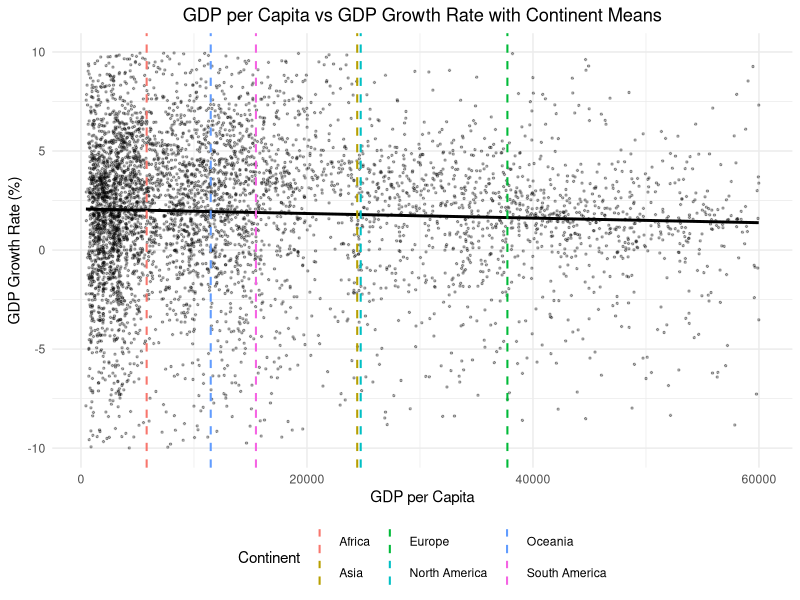
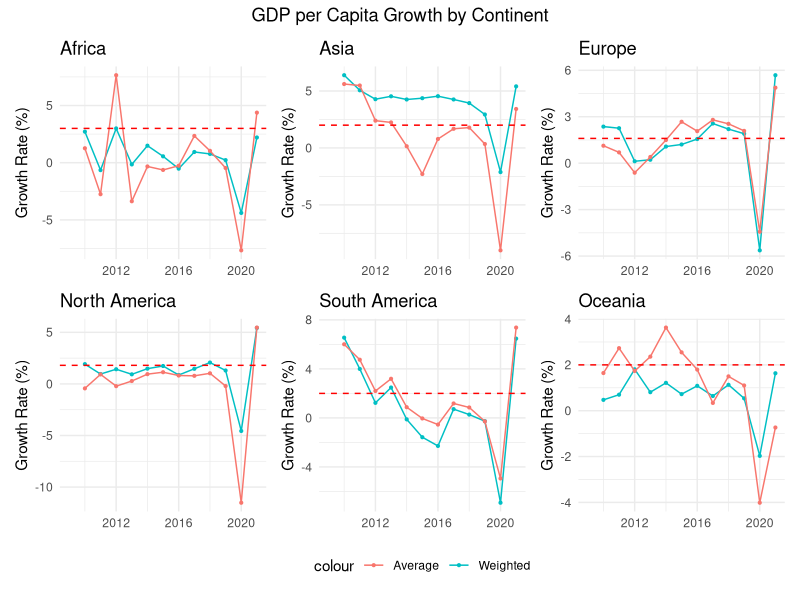
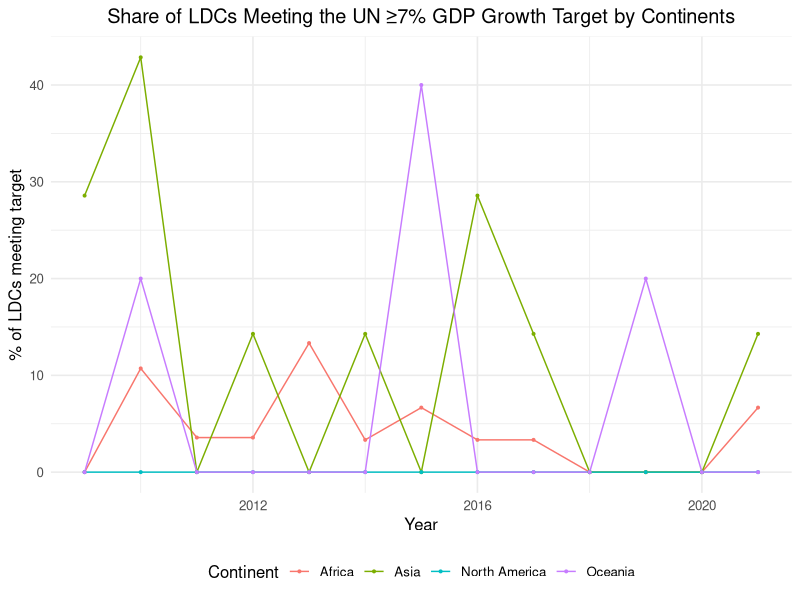
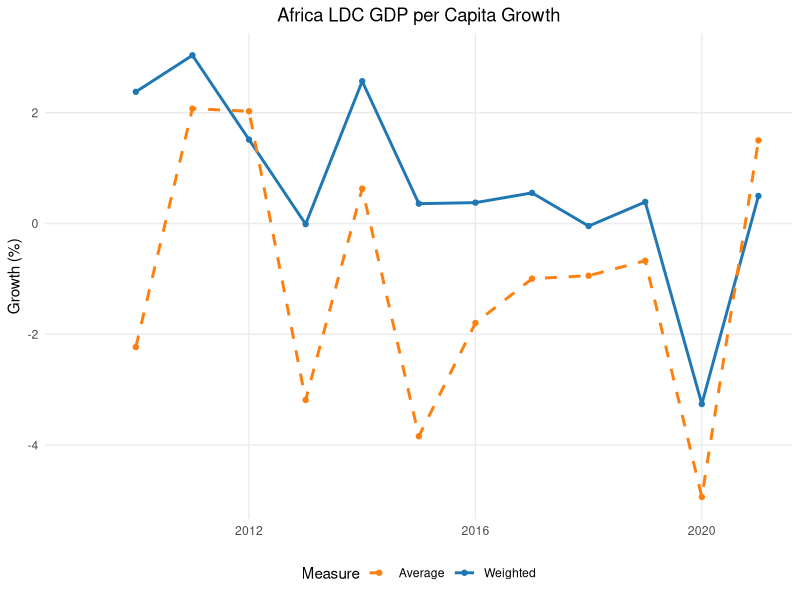
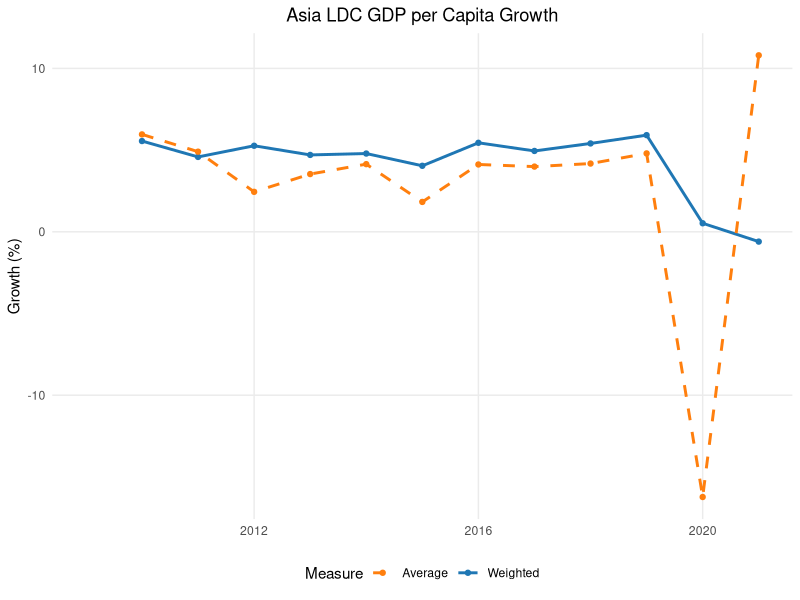
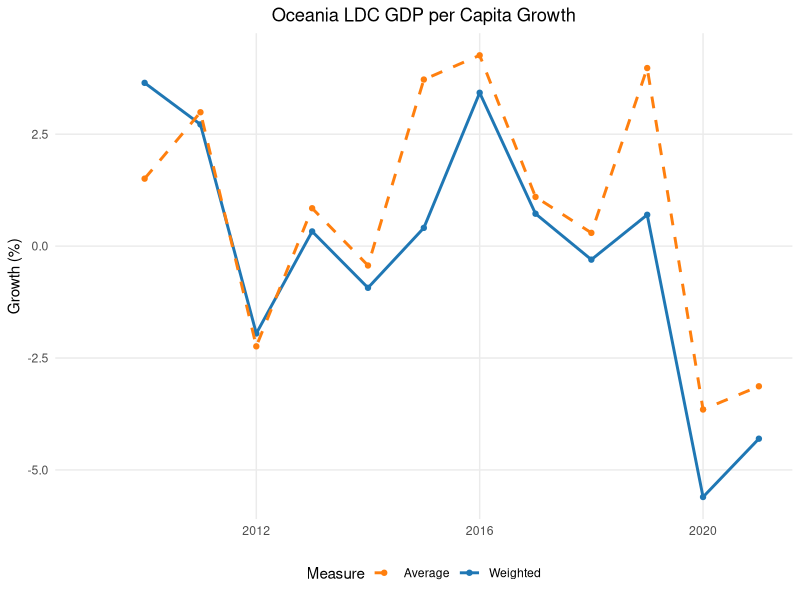
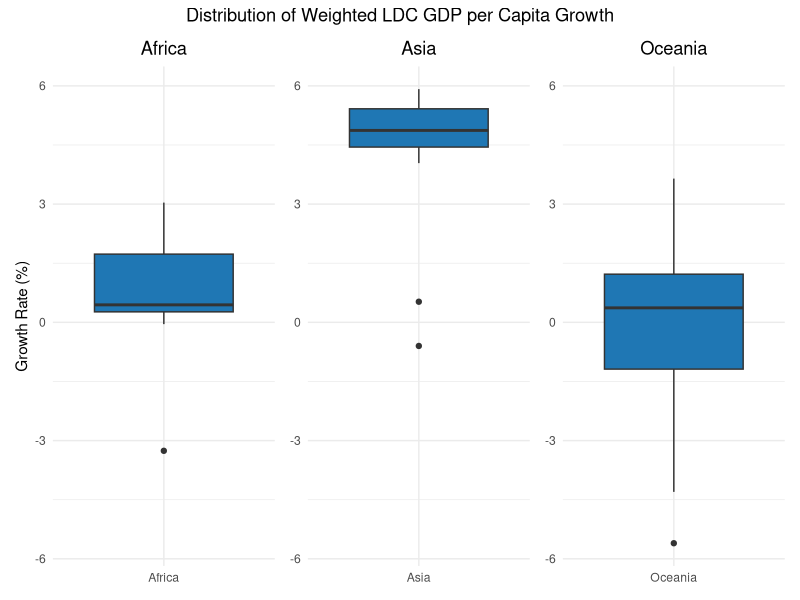
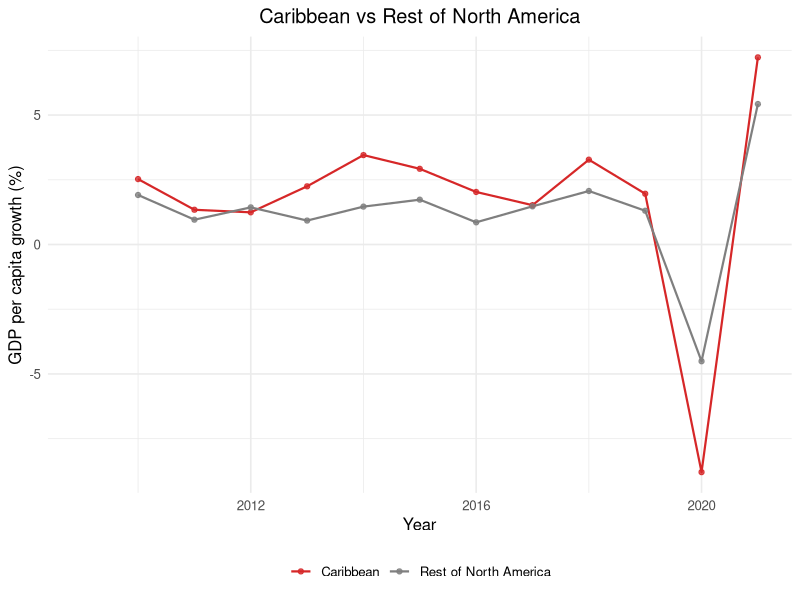

R code for these plots, in order:
## ---- chunk 1
knitr::opts_chunk$set(echo = TRUE, warning = FALSE, message = FALSE, results = 'hide', fig.show = 'hide')
## ---- chunk 2
library(tidyverse)
library(dplyr)
library(ggplot2)
library(purrr)
library(patchwork)
## ---- chunk 3
Continent_Classification <- read.csv("data sets/continents-according-to-our-world-in-data.csv")
GDP_per_capita <- read.csv("data sets/gdp-per-capita-worldbank.csv")
LDC <- read.csv("data sets/LDC.csv")
World_Population <- read.csv("data sets/world population.csv")
NEET <- read.csv("data sets/youth-not-in-education-employment-training.csv")
## ---- chunk 4
colnames(GDP_per_capita) <- c("Country", "Code", "Year", "GDP_Per_Capita")
colnames(Continent_Classification) <- c("Country", "Code", "Year", "Continent")
colnames(World_Population) <- c("Country", "Code", "Year", "Population")
## ---- chunk 5
GDP_per_capita <- GDP_per_capita %>%
  mutate(
    Country = as.character(Country),
    Code = as.character(Code),
    Year = as.integer(Year),
    GDP_Per_Capita = map_dbl(GDP_Per_Capita, as.numeric)
  )

Continent_Classification <- Continent_Classification %>%
  mutate(
    Country = as.character(Country),
    Code = as.character(Code),
    Year = as.integer(Year),
    Continent = as.character(Continent)
  )

World_Population <- World_Population %>%
  mutate(
    Country = as.character(Country),
    Code = as.character(Code),
    Year = as.integer(Year),
    Population = as.numeric(Population)
  )
## ---- chunk 6
GDP_Continent_Population_Combined <- GDP_per_capita %>%
  left_join(Continent_Classification %>% select(Code, Continent), by = "Code") %>%
  left_join(World_Population %>% select(Code, Year, Population), by = c("Code", "Year"))

GDP_Continent_Population_Combined <- GDP_Continent_Population_Combined %>%
  drop_na()
## ---- chunk 7
GDP_Continent_Population_Combined <- GDP_Continent_Population_Combined %>%
  mutate(LDC_Status = Country %in% LDC$Country & Year %in% LDC$Year)
## ---- chunk 8
GDP_Continent_Population_Combined <- GDP_Continent_Population_Combined %>%
  arrange(Country, Year) %>%  
  group_by(Country) %>%
  mutate(GDP_growth_rate = (GDP_Per_Capita - lag(GDP_Per_Capita)) / lag(GDP_Per_Capita) * 100) %>%
  ungroup()
## ---- chunk 9
# Europe
europemean <- GDP_Continent_Population_Combined %>%
  filter(Continent == "Europe") %>%
  filter(Year >= 2009 & Year <= 2021) %>%
  summarise(mean_gdp_pc = mean(GDP_Per_Capita, na.rm = TRUE))

# Asia
asiamean <- GDP_Continent_Population_Combined %>%
  filter(Continent == "Asia") %>%
  filter(Year >= 2009 & Year <= 2021) %>%
  summarise(mean_gdp_pc = mean(GDP_Per_Capita, na.rm = TRUE))

# Africa
africamean <- GDP_Continent_Population_Combined %>%
  filter(Continent == "Africa") %>%
  filter(Year >= 2009 & Year <= 2021) %>%
  summarise(mean_gdp_pc = mean(GDP_Per_Capita, na.rm = TRUE))

# North America
northamericamean <- GDP_Continent_Population_Combined %>%
  filter(Continent == "North America") %>%
  filter(Year >= 2009 & Year <= 2021) %>%
  summarise(mean_gdp_pc = mean(GDP_Per_Capita, na.rm = TRUE))

# South America
southamericamean <- GDP_Continent_Population_Combined %>%
  filter(Continent == "South America") %>%
  filter(Year >= 2009 & Year <= 2021) %>%
  summarise(mean_gdp_pc = mean(GDP_Per_Capita, na.rm = TRUE))

# Oceania
oceaniamean <- GDP_Continent_Population_Combined %>%
  filter(Continent == "Oceania") %>%
  filter(Year >= 2009 & Year <= 2021) %>%
  summarise(mean_gdp_pc = mean(GDP_Per_Capita, na.rm = TRUE))

# Combine means into one data frame
means_df <- data.frame(
  Continent = c("Europe", "Asia", "Africa", "North America", "South America", "Oceania"),
  mean_gdp_pc = c(
    europemean$mean_gdp_pc,
    asiamean$mean_gdp_pc,
    africamean$mean_gdp_pc,
    northamericamean$mean_gdp_pc,
    southamericamean$mean_gdp_pc,
    oceaniamean$mean_gdp_pc
  )
)
## ---- chunk 10
TargetGrowth <- GDP_Continent_Population_Combined %>%
  filter(GDP_growth_rate > -10, GDP_growth_rate < 10, GDP_Per_Capita < 60000) %>%
  ggplot(aes(x = GDP_Per_Capita, y = GDP_growth_rate)) +
  geom_point(alpha = 0.3, size = 0.5) +
  geom_smooth(method = "lm", se = FALSE, color = "black") +
  geom_vline(data = means_df,
             aes(xintercept = mean_gdp_pc, color = Continent),
             linetype = "dashed", size = 0.7) +
  labs(title = "GDP per Capita vs GDP Growth Rate with Continent Means",
       x = "GDP per Capita", y = "GDP Growth Rate (%)",
       color = "Continent") +
  theme_minimal() +
  theme(plot.title = element_text(hjust = 0.5),
        legend.position = "bottom")

TargetGrowth
## ---- chunk 11
# Fit linear model on filtered data
plot_df <- GDP_Continent_Population_Combined %>%
  filter(GDP_growth_rate > -10,
         GDP_growth_rate < 10,
         GDP_Per_Capita < 60000)

m <- lm(GDP_growth_rate ~ GDP_Per_Capita, data = plot_df)

# Predict growth at each mean GDP per capita
means_df$predicted_growth_at_mean <- predict(m, newdata = data.frame(GDP_Per_Capita = means_df$mean_gdp_pc))

# Output results
result <- means_df %>%
  mutate(
    mean_gdp_pc = round(mean_gdp_pc, 2),
    predicted_growth_at_mean = round(predicted_growth_at_mean, 3)
  )

print(result)
## ---- chunk 12
GDP_Continent_Population_Combined <- GDP_Continent_Population_Combined %>%
  filter(Year >= 2009 & Year <= 2021)
## ---- chunk 13
continent_growth <- GDP_Continent_Population_Combined %>%
  group_by(Continent, Year) %>%
  summarise(
    weighted_gdp_pc = sum(GDP_Per_Capita * Population, na.rm = TRUE) / sum(Population, na.rm = TRUE),
    average_gdp_pc  = mean(GDP_Per_Capita, na.rm = TRUE),
    .groups = "drop"
  ) %>%
  arrange(Continent, Year) %>%
  group_by(Continent) %>%
  mutate(weighted_growth = (weighted_gdp_pc / lag(weighted_gdp_pc) - 1) * 100) %>%
  mutate(average_growth = (average_gdp_pc / lag(average_gdp_pc) - 1) * 100) %>%
  ungroup()
## ---- chunk 14
na_counts <- GDP_Continent_Population_Combined %>%
  group_by(Continent, Year) %>%
  summarise(
    na_GDP_growth_rate = sum(is.na(GDP_growth_rate)),
    .groups = "drop"
  ) %>%
  arrange(Continent, Year)
## ---- chunk 15
# Africa (threshold: 3%)
Africa_growth <- ggplot(subset(continent_growth, Continent == "Africa"), aes(x = Year)) +
  geom_line(aes(y = weighted_growth, color = "Weighted")) +
  geom_point(aes(y = weighted_growth, color = "Weighted"), size = 0.75) +
  geom_line(aes(y = average_growth, color = "Average")) +
  geom_point(aes(y = average_growth, color = "Average"), size = 0.75) +
  geom_hline(yintercept = 3, linetype = "dashed", color = "red", linewidth = 0.5) +
  labs(title = "Africa", y = "Growth Rate (%)", x = NULL) +
  theme_minimal()

# Asia (threshold: 2%)
Asia_growth <- ggplot(subset(continent_growth, Continent == "Asia"), aes(x = Year)) +
  geom_line(aes(y = weighted_growth, color = "Weighted")) +
  geom_point(aes(y = weighted_growth, color = "Weighted"), size = 0.75) +
  geom_line(aes(y = average_growth, color = "Average")) +
  geom_point(aes(y = average_growth, color = "Average"), size = 0.75) +
  geom_hline(yintercept = 2, linetype = "dashed", color = "red", linewidth = 0.5) +
  labs(title = "Asia", y = "Growth Rate (%)", x = NULL) +
  theme_minimal()

# Europe (threshold: 1.6%)
Europe_growth <- ggplot(subset(continent_growth, Continent == "Europe"), aes(x = Year)) +
  geom_line(aes(y = weighted_growth, color = "Weighted")) +
  geom_point(aes(y = weighted_growth, color = "Weighted"), size = 0.75) +
  geom_line(aes(y = average_growth, color = "Average")) +
  geom_point(aes(y = average_growth, color = "Average"), size = 0.75) +
  geom_hline(yintercept = 1.6, linetype = "dashed", color = "red", linewidth = 0.5) +
  labs(title = "Europe", y = "Growth Rate (%)", x = NULL) +
  theme_minimal()

# North America (threshold: 1.8%)
NorthAmerica_growth <- ggplot(subset(continent_growth, Continent == "North America"), aes(x = Year)) +
  geom_line(aes(y = weighted_growth, color = "Weighted")) +
  geom_point(aes(y = weighted_growth, color = "Weighted"), size = 0.75) +
  geom_line(aes(y = average_growth, color = "Average")) +
  geom_point(aes(y = average_growth, color = "Average"), size = 0.75) +
  geom_hline(yintercept = 1.8, linetype = "dashed", color = "red", linewidth = 0.5) +
  labs(title = "North America", y = "Growth Rate (%)", x = NULL) +
  theme_minimal()

# South America (threshold: 2%)
SouthAmerica_growth <- ggplot(subset(continent_growth, Continent == "South America"), aes(x = Year)) +
  geom_line(aes(y = weighted_growth, color = "Weighted")) +
  geom_point(aes(y = weighted_growth, color = "Weighted"), size = 0.75) +
  geom_line(aes(y = average_growth, color = "Average")) +
  geom_point(aes(y = average_growth, color = "Average"), size = 0.75) +
  geom_hline(yintercept = 2, linetype = "dashed", color = "red", linewidth = 0.5) +
  labs(title = "South America", y = "Growth Rate (%)", x = NULL) +
  theme_minimal()

# Oceania (threshold: 2%)
Oceania_growth <- ggplot(subset(continent_growth, Continent == "Oceania"), aes(x = Year)) +
  geom_line(aes(y = weighted_growth, color = "Weighted")) +
  geom_point(aes(y = weighted_growth, color = "Weighted"), size = 0.75) +
  geom_line(aes(y = average_growth, color = "Average")) +
  geom_point(aes(y = average_growth, color = "Average"), size = 0.75) +
  geom_hline(yintercept = 2, linetype = "dashed", color = "red", linewidth = 0.5) +
  labs(title = "Oceania", y = "Growth Rate (%)", x = NULL) +
  theme_minimal()

# Combine all six with one shared legend
Growth_Combined_Plot <- (Africa_growth | Asia_growth | Europe_growth) /
  (NorthAmerica_growth | SouthAmerica_growth | Oceania_growth) +
  plot_annotation(title = "GDP per Capita Growth by Continent",
                  theme = theme(plot.title = element_text(hjust = 0.5))) +
  plot_layout(guides = "collect") &
  theme(legend.position = "bottom")

Growth_Combined_Plot
## ---- chunk 16
ldc_target_share <- GDP_Continent_Population_Combined %>%
  filter(LDC_Status) %>%
  group_by(Continent, Year) %>%
  summarise(
    n_ldc         = n_distinct(Country),
    n_meet        = n_distinct(Country[GDP_growth_rate >= 7]),
    share_meeting = if_else(n_ldc > 0, 100 * n_meet / n_ldc, NA_real_),
    .groups = "drop"
  )
## ---- chunk 17
LDCShare <- ggplot(ldc_target_share, aes(x = Year, y = share_meeting, color = Continent)) +
  geom_line(size = 0.5) +
  geom_point(size=0.7) +
  labs(
    title = "Share of LDCs Meeting the UN ≥7% GDP Growth Target by Continents",
    x = "Year",
    y = "% of LDCs meeting target",
    color = "Continent"
  ) +
  theme_minimal(base_size = 12) +
  theme(
    legend.position = "bottom",
    plot.title = element_text(hjust = 0.5)
  )

LDCShare
## ---- chunk 18
ldc_continent_growth <- GDP_Continent_Population_Combined %>%
  filter(LDC_Status) %>%
  group_by(Continent, Year) %>%
  summarise(
    weighted_gdp_pc_ldc = sum(GDP_Per_Capita * Population, na.rm = TRUE) / 
      sum(Population, na.rm = TRUE),
    average_gdp_pc_ldc  = mean(GDP_Per_Capita, na.rm = TRUE),
    .groups = "drop"
  ) %>%
  arrange(Continent, Year) %>%
  group_by(Continent) %>%
  mutate(
    weighted_growth_ldc = (weighted_gdp_pc_ldc / lag(weighted_gdp_pc_ldc) - 1) * 100,
    average_growth_ldc  = (average_gdp_pc_ldc  / lag(average_gdp_pc_ldc)  - 1) * 100
  ) %>%
  ungroup()
## ---- chunk 19
# Africa
Africa_LDC <- ggplot(subset(ldc_continent_growth, Continent == "Africa"), aes(x = Year)) +
  geom_line(aes(y = weighted_growth_ldc, color = "Weighted"), linewidth = 1) +
  geom_point(aes(y = weighted_growth_ldc, color = "Weighted"), size = 1.5) +
  geom_line(aes(y = average_growth_ldc,  color = "Average"), linewidth = 1, linetype = "dashed") +
  geom_point(aes(y = average_growth_ldc,  color = "Average"), size = 1.5) +
  scale_color_manual(values = c("Weighted" = "#1f77b4", "Average" = "#ff7f0e")) +
  labs(title = "Africa LDC GDP per Capita Growth", y = "Growth (%)", x = NULL, color = "Measure") +
  theme_minimal() +
  theme(
    legend.position = "bottom",
    panel.grid.minor = element_blank(),
    plot.title = element_text(hjust = 0.5)
  )

# Asia (filtered after 1995 due to Maldives distortion)
ldc_continent_growth_Asia <- ldc_continent_growth %>%
  filter(Continent == "Asia", Year %in% 1996:2021)

Asia_LDC <- ggplot(ldc_continent_growth_Asia, aes(x = Year)) +
  geom_line(aes(y = weighted_growth_ldc, color = "Weighted"), linewidth = 1) +
  geom_point(aes(y = weighted_growth_ldc, color = "Weighted"), size = 1.5) +
  geom_line(aes(y = average_growth_ldc,  color = "Average"), linewidth = 1, linetype = "dashed") +
  geom_point(aes(y = average_growth_ldc,  color = "Average"), size = 1.5) +
  scale_color_manual(values = c("Weighted" = "#1f77b4", "Average" = "#ff7f0e")) +
  labs(title = "Asia LDC GDP per Capita Growth", y = "Growth (%)", x = NULL, color = "Measure") +
  theme_minimal() +
  theme(
    legend.position = "bottom",
    panel.grid.minor = element_blank(),
    plot.title = element_text(hjust = 0.5)
  )

# Oceania
Oceania_LDC <- ggplot(subset(ldc_continent_growth, Continent == "Oceania"), aes(x = Year)) +
  geom_line(aes(y = weighted_growth_ldc, color = "Weighted"), linewidth = 1) +
  geom_point(aes(y = weighted_growth_ldc, color = "Weighted"), size = 1.5) +
  geom_line(aes(y = average_growth_ldc,  color = "Average"), linewidth = 1, linetype = "dashed") +
  geom_point(aes(y = average_growth_ldc,  color = "Average"), size = 1.5) +
  scale_color_manual(values = c("Weighted" = "#1f77b4", "Average" = "#ff7f0e")) +
  labs(title = "Oceania LDC GDP per Capita Growth", y = "Growth (%)", x = NULL, color = "Measure") +
  theme_minimal() +
  theme(
    legend.position = "bottom",
    panel.grid.minor = element_blank(),
    plot.title = element_text(hjust = 0.5)
  )

# Display plots
Africa_LDC
Asia_LDC
Oceania_LDC
## ---- chunk 20
# Common y-limits across the three continents
ylim_range <- ldc_continent_growth %>%
  filter(Continent %in% c("Africa", "Asia", "Oceania")) %>%
  pull(weighted_growth_ldc) %>%
  range(na.rm = TRUE)

# Africa
Africa_box <- ggplot(subset(ldc_continent_growth, Continent == "Africa" & !is.na(weighted_growth_ldc)),
                     aes(x = "Africa", y = weighted_growth_ldc)) +
  geom_boxplot(fill = "#1f77b4") +
  coord_cartesian(ylim = ylim_range) +
  labs(title = "Africa", x = NULL, y = "Growth Rate (%)") +
  theme_minimal() +
  theme(plot.title = element_text(hjust = 0.5))

# Asia
Asia_box <- ggplot(subset(ldc_continent_growth, Continent == "Asia" & !is.na(weighted_growth_ldc)),
                   aes(x = "Asia", y = weighted_growth_ldc)) +
  geom_boxplot(fill = "#1f77b4") +
  coord_cartesian(ylim = ylim_range) +
  labs(title = "Asia", x = NULL, y = NULL) +
  theme_minimal() +
  theme(plot.title = element_text(hjust = 0.5))

# Oceania
Oceania_box <- ggplot(subset(ldc_continent_growth, Continent == "Oceania" & !is.na(weighted_growth_ldc)),
                      aes(x = "Oceania", y = weighted_growth_ldc)) +
  geom_boxplot(fill = "#1f77b4") +
  coord_cartesian(ylim = ylim_range) +
  labs(title = "Oceania", x = NULL, y = NULL) +
  theme_minimal() +
  theme(plot.title = element_text(hjust = 0.5))

# Combine into one row with a shared title
LDC_Distribution_Combined <- (Africa_box | Asia_box | Oceania_box) +
  plot_annotation(
    title = "Distribution of Weighted LDC GDP per Capita Growth",
    theme = theme(plot.title = element_text(hjust = 0.5))
  )

LDC_Distribution_Combined
## ---- chunk 21
GDP_Continent_Population_Combined_NorthAmerica <- GDP_Continent_Population_Combined %>%
  filter(Continent == "North America")

# Vector of Caribbean codes
caribbean <- c("ATG","BHS","BRB","CUB","DMA","DOM","GRD","HTI","JAM","KNA","LCA","VCT","TTO")

# Two region weighted growth rate
CaribbeanNorthAmerica <- GDP_Continent_Population_Combined_NorthAmerica %>%
  mutate(Group = if_else(Code %in% caribbean, "Caribbean", "Rest of North America")) %>%
  group_by(Year, Group) %>%
  summarise(
    weighted_gdp_pc = sum(GDP_Per_Capita * Population, na.rm = TRUE) / 
      sum(Population, na.rm = TRUE),
    .groups = "drop"
  ) %>%
  arrange(Group, Year) %>%
  group_by(Group) %>%
  mutate(
    weighted_growth = (weighted_gdp_pc / lag(weighted_gdp_pc) - 1) * 100,
  ) %>%
  ungroup()
## ---- chunk 22
CaribbeanNorthAmericaGraph <- ggplot(CaribbeanNorthAmerica, aes(x = Year, y = weighted_growth, color = Group)) +
  geom_line(size = 0.75) +
  geom_point(size = 1.5, alpha = 0.8) +
  scale_color_manual(values = c("Caribbean" = "#D62728", "Rest of North America" = "#7F7F7F")) +
  labs(
    title = "Caribbean vs Rest of North America",
    x = "Year",
    y = "GDP per capita growth (%)",
    color = NULL
  ) +
  theme_minimal(base_size = 12) +
  theme(
    legend.position = "bottom",
    plot.title = element_text(hjust = 0.5),
    plot.subtitle = element_text(hjust = 0.5)
  )

CaribbeanNorthAmericaGraph
## ---- chunk 23
# Diversified economies 
diversified_codes <- c(
  "BWA","CPV","DJI","EGY","SWZ","GHA","KEN","MUS","MAR","NAM",
  "RWA","SEN","SYC","ZAF","TZA","TUN"
)

# Commodity-dependent economies 
commodity_codes <- c(
  "DZA","AGO","BEN","BFA","BDI","CMR","CAF","TCD","COM","COG","CIV","COD",
  "GNQ","ETH","GAB","GMB","GIN","GNB","LSO","LBR","LBY","MDG","MWI","MLI",
  "MRT","MOZ","NER","NGA","STP","SLE","SOM","SDN","TGO","UGA","ZMB","ZWE"
)

# Classify each country
DiversifiedCommodity <- GDP_Continent_Population_Combined %>%
  mutate(Group = case_when(
    Code %in% diversified_codes ~ "Diversified",
    Code %in% commodity_codes   ~ "Commodity-dependent",
    TRUE                        ~ NA_character_
  )) %>%
  filter(!is.na(Group)) %>%
  group_by(Year, Group) %>%
  summarise(
    weighted_gdp_pc = sum(GDP_Per_Capita * Population, na.rm = TRUE) / 
      sum(Population, na.rm = TRUE),
    .groups = "drop"
  ) %>%
  arrange(Group, Year) %>%
  group_by(Group) %>%
  mutate(
    weighted_growth = (weighted_gdp_pc / lag(weighted_gdp_pc) - 1) * 100
  ) %>%
  ungroup()
## ---- chunk 24
DiversifiedCommodityGraph <- ggplot(DiversifiedCommodity, 
                                    aes(x = Year, y = weighted_growth, color = Group)) +
  geom_line(size = 0.75) +
  geom_point(size = 1.5, alpha = 0.8) +
  scale_color_manual(values = c("Diversified" = "#1f77b4", "Commodity-dependent" = "#D62728")) +
  labs(
    title = "Diversified vs Commodity-dependent",
    x = "Year",
    y = "GDP per capita growth (%)",
    color = NULL
  ) +
  theme_minimal(base_size = 12) +
  theme(
    legend.position = "bottom",
    plot.title = element_text(hjust = 0.5)
  )

DiversifiedCommodityGraph
## ---- chunk 25
# Haiti's GDP per capita growth series
haiti_growth <- GDP_Continent_Population_Combined %>%
  filter(Code == "HTI") %>%
  arrange(Year) %>%
  group_by(Country) %>%
  mutate(weighted_gdp_pc = GDP_Per_Capita,
         weighted_growth  = (weighted_gdp_pc / lag(weighted_gdp_pc) - 1) * 100) %>%
  ungroup() %>%
  select(Year, Country, weighted_growth) %>%
  mutate(Group = "Haiti")

# North America's population-weighted GDP per capita growth
na_growth <- GDP_Continent_Population_Combined %>%
  filter(Continent == "North America") %>%
  group_by(Year) %>%
  summarise(
    weighted_gdp_pc = sum(GDP_Per_Capita * Population, na.rm = TRUE) / 
      sum(Population, na.rm = TRUE),
    .groups = "drop"
  ) %>%
  arrange(Year) %>%
  mutate(weighted_growth = (weighted_gdp_pc / lag(weighted_gdp_pc) - 1) * 100,
         Group = "North America (weighted avg)") %>%
  select(Year, Group, weighted_growth)

# Combine
HaitiNorthAmerica <- haiti_growth %>%
  select(Year, Group, weighted_growth) %>%
  bind_rows(na_growth) %>%
  filter(!is.na(weighted_growth))
## ---- chunk 26
HaitiNorthAmericaPlot <- ggplot(HaitiNorthAmerica, aes(x = Year, y = weighted_growth, color = Group)) +
  geom_line(size = 0.75) +
  geom_point(size = 1.5, alpha = 0.9) +
  geom_hline(yintercept = 7, linetype = "dashed", color = "black", alpha = 0.6) +
  scale_color_manual(values = c("Haiti" = "#D62728", 
                                "North America" = "#1f77b4")) +
  labs(title = "Haiti vs North America",
       x = "Year", y = "GDP per capita growth (%)", color = NULL) +
  theme_minimal(base_size = 12) +
  theme(legend.position = "bottom",
        plot.title = element_text(hjust = 0.5)) + 
  annotate("text", x = min(HaitiNorthAmerica$Year, na.rm = TRUE), y = 7,
           label = "7% target", hjust = -0.1, vjust = -0.5, size = 3.2, color = "black")
